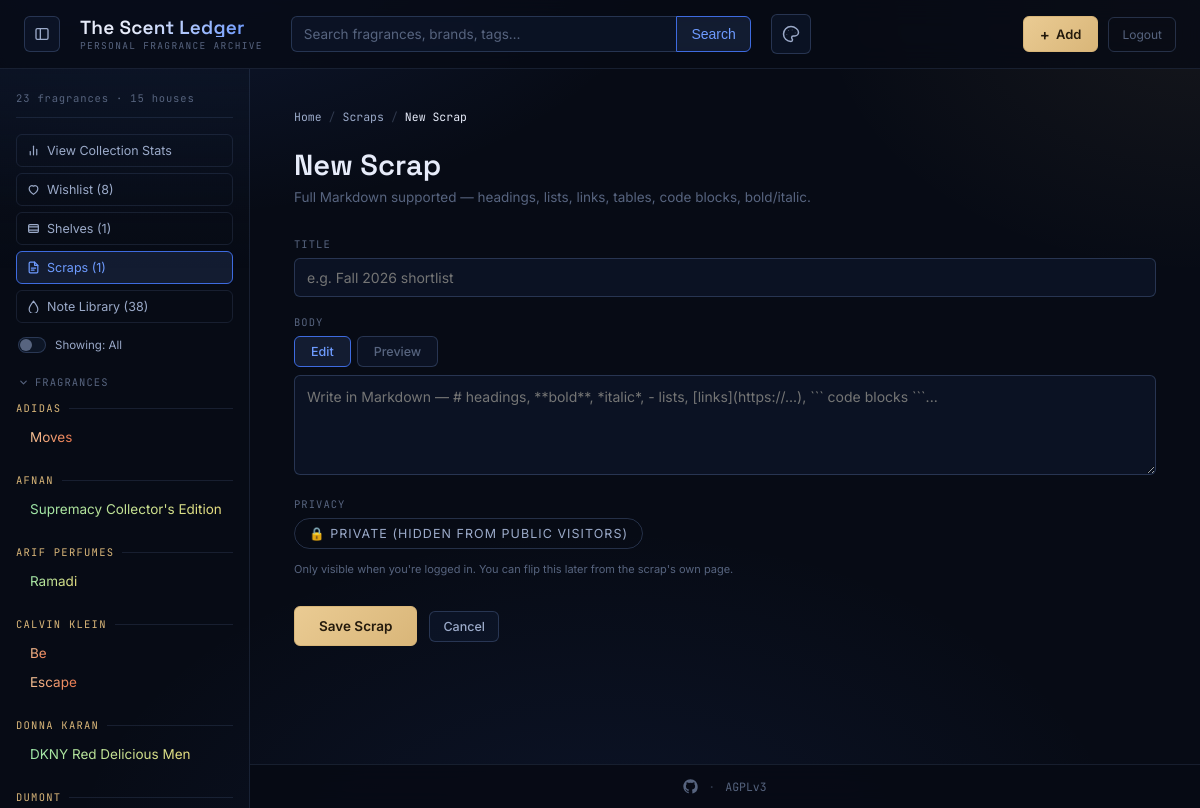
/scraps/add (signed in), run on the app's committed database.
### tables this page shows
CREATE TABLE fragrances (
    id              INTEGER PRIMARY KEY AUTOINCREMENT,
    brand           TEXT NOT NULL,
    name            TEXT NOT NULL,
    subname         TEXT,
    image_filename  TEXT,
    description     TEXT,
    daynight        TEXT,
    created_at      TEXT NOT NULL DEFAULT (datetime('now'))
, price REAL, purchase_price REAL, is_gift INTEGER NOT NULL DEFAULT 0, is_discontinued INTEGER NOT NULL DEFAULT 0, is_wishlist INTEGER NOT NULL DEFAULT 0, currently_owned INTEGER NOT NULL DEFAULT 1, gave_away INTEGER NOT NULL DEFAULT 0, bottles_owned INTEGER NOT NULL DEFAULT 1, fragrantica_url TEXT, rating INTEGER, fill_level INTEGER NOT NULL DEFAULT 100, private_notes TEXT, size_ml INTEGER);

### app.py (the view, shortened to what this page needs)
@app.route("/scraps/add", methods=["GET", "POST"])
@login_required
def add_scrap():
    if request.method == "GET":
        return render_template("scrap_form.html", mode="add", scrap=None)

### app.py (called while the page is built, shortened)
def login_required(view):
    @functools.wraps(view)
    def wrapped(*args, **kwargs):
        if not session.get("logged_in"):
            if request.method == "GET":
                return redirect(url_for("login", next=request.path))
            return redirect(url_for("login"))
        return view(*args, **kwargs)
    return wrapped

@app.context_processor
def inject_auth_state():
    return {"is_admin": bool(session.get("logged_in"))}

def get_db():
    if "db" not in g:
        g.db = sqlite3.connect(DATABASE_PATH, timeout=10)
        g.db.row_factory = sqlite3.Row
        g.db.execute("PRAGMA foreign_keys = ON")
        g.db.execute("PRAGMA busy_timeout = 5000")
    return g.db

def _get_setting(key, default=None):
    row = get_db().execute("SELECT value FROM app_settings WHERE key = ?", (key,)).fetchone()
    return row["value"] if row else default

def _get_todays_fragrance_pick():
    pick_id = _get_setting("today_frag_id")
    picked_at = _get_setting("today_frag_at")
    if not pick_id or not picked_at:
        return None, None
    try:
        picked_naive = datetime.strptime(picked_at.split(".")[0], "%Y-%m-%d %H:%M:%S")
    except (ValueError, TypeError):
        return None, None
    tz_name = _get_setting("timezone", "Etc/UTC") or "Etc/UTC"
    try:
        tz = ZoneInfo(tz_name)
    except (ZoneInfoNotFoundError, ValueError):
        tz = ZoneInfo("UTC")
    picked_local_date = picked_naive.replace(tzinfo=ZoneInfo("UTC")).astimezone(tz).date()
    today_local_date = datetime.now(tz).date()
    day_diff = (today_local_date - picked_local_date).days
    if day_diff == 0:
        label = "Today's Fragrance"
    elif day_diff == 1:
        label = "Yesterday's Fragrance"
    else:
        return None, None

def _season_color_group(season_csv):
    seasons = set((season_csv or "").split(","))
    seasons.discard("")
    has_warm = bool(seasons & {"Spring", "Summer"})
    has_cool = bool(seasons & {"Fall", "Winter"})
    if has_warm and has_cool:
        return "year-round"
    if has_warm:
        return "warm"
    if has_cool:
        return "cool"
    return None

### templates/scrap_form.html (shortened to what this page needs)
{% extends "base.html" %}
{% set s = scrap or {} %}
{% block breadcrumbs %}
  <span class="breadcrumb-sep">/</span><a href="{{ url_for('scraps_list') }}">Scraps</a>
  {% if mode == 'edit' %}
    <span class="breadcrumb-sep">/</span><a href="{{ url_for('scrap_detail', scrap_id=s['id']) }}">{{ s['title'] }}</a>
    <span class="breadcrumb-sep">/</span><span class="breadcrumb-current">Edit</span>
  {% else %}
    <span class="breadcrumb-sep">/</span><span class="breadcrumb-current">New Scrap</span>
  {% endif %}
{% endblock %}
{% block content %}
<div class="content-narrow">
  <h1 class="form-title">{{ 'Edit Scrap' if mode == 'edit' else 'New Scrap' }}</h1>
  <p class="form-hint">Full Markdown supported — headings, lists, links, tables, code blocks, bold/italic.</p>
  <form method="post" novalidate>
    <div class="field">
      <label for="fScrapTitle">Title</label>
      <input type="text" id="fScrapTitle" name="title" placeholder="e.g. Fall 2026 shortlist" value="{{ s.get('title', '') }}">
    </div>
    <div class="field">
      <label>Body</label>
      <div class="scrap-editor-tabs">
        <button type="button" class="scrap-tab active" id="scrapTabEdit" onclick="showScrapTab('edit')">Edit</button>
        <button type="button" class="scrap-tab" id="scrapTabPreview" onclick="showScrapTab('preview')">Preview</button>
      </div>
      <textarea id="fScrapBody" name="body_markdown" class="scrap-editor-textarea"
                placeholder="Write in Markdown — # headings, **bold**, *italic*, - lists, [links](https://...), &#96;&#96;&#96; code blocks &#96;&#96;&#96;...">{{ s.get('body_markdown', '') }}</textarea>
    </div>
    <div class="field">
      <label>Privacy</label>
      <div class="checkbox-row">
        <label class="pill-check">
          <span>🔒 Private (hidden from public visitors)</span>
        </label>
      </div>
      <div class="field-note">Only visible when you're logged in. You can flip this later from the scrap's own page.</div>
    </div>
    <div class="form-actions">
      <button type="submit" class="btn-primary">{{ 'Save Changes' if mode == 'edit' else 'Save Scrap' }}</button>
      <a class="btn-ghost" href="{{ url_for('scrap_detail', scrap_id=s['id']) if mode == 'edit' else url_for('scraps_list') }}" style="display:inline-block;">Cancel</a>
    </div>
  </form>
</div>
{% endblock %}

### templates/base.html (shortened to what this page needs)
<!DOCTYPE html>
<html lang="en">
<head>
<link rel="stylesheet" href="{{ url_for('static', filename='style.css') }}">
<link rel="stylesheet" href="https://cdnjs.cloudflare.com/ajax/libs/font-awesome/6.5.2/css/all.min.css">
</head>
<body>
<header class="site-header">
  <button class="sidebar-collapse-toggle" id="sidebarCollapseToggle" aria-label="Toggle sidebar" title="Toggle sidebar">
    <svg width="16" height="16" viewBox="0 0 24 24" fill="none" stroke="currentColor" stroke-width="2" stroke-linecap="round" stroke-linejoin="round">
      <rect x="3" y="4" width="18" height="16" rx="2"></rect>
      <line x1="9.5" y1="4" x2="9.5" y2="20"></line>
    </svg>
  </button>
  <a class="brand-mark" href="{{ url_for('home') }}" style="cursor:pointer;">
    <div class="title">The Scent Ledger</div>
    <div class="sub">Personal Fragrance Archive</div>
  </a>
  <form class="search-form" action="{{ url_for('search') }}" method="get">
    <input type="text" name="q" placeholder="Search fragrances, brands, tags…" autocomplete="off" value="{{ request.args.get('q', '') }}">
    <button type="submit">Search</button>
  </form>
  <div class="theme-switcher">
    <button type="button" class="theme-switcher-toggle" onclick="toggleThemeMenu()" aria-label="Change theme" title="Change theme">
    </button>
  </div>
  {% if is_admin %}
    <div class="header-admin-actions">
      <div class="quick-add-menu">
        <button type="button" class="quick-add-toggle" onclick="toggleQuickAddMenu()" aria-label="Add new" title="Add new">
          <span class="add-btn-plus">+</span><span class="add-btn-label">Add</span>
        </button>
      </div>
      <form method="post" action="{{ url_for('logout') }}">
        <button type="submit" class="logout-btn">Logout</button>
      </form>
    </div>
  {% else %}
    <a class="login-link" href="{{ url_for('login', next=request.path) }}">Admin Login</a>
  {% endif %}
</header>
<div class="shell">
  <aside class="sidebar" id="sidebar">
    {% if sidebar_total == 0 %}
      <div class="sidebar-count">0 fragrances</div>
    {% else %}
      <div class="sidebar-count">{{ sidebar_total }} fragrance{{ 's' if sidebar_total != 1 else '' }} · {{ sidebar_brand_count }} house{{ 's' if sidebar_brand_count != 1 else '' }}</div>
    {% endif %}
    <a href="{{ url_for('stats') }}" class="sidebar-stats-link {{ 'active' if request.path == '/stats' else '' }}">
      <svg width="13" height="13" viewBox="0 0 24 24" fill="none" stroke="currentColor" stroke-width="2.2" stroke-linecap="round" stroke-linejoin="round">
        <line x1="18" y1="20" x2="18" y2="10"></line>
        <line x1="12" y1="20" x2="12" y2="4"></line>
        <line x1="6" y1="20" x2="6" y2="14"></line>
      </svg>
      View Collection Stats
    </a>
    <a href="{{ url_for('wishlist') }}" class="sidebar-stats-link {{ 'active' if request.path == '/wishlist' else '' }}">
      <svg width="13" height="13" viewBox="0 0 24 24" fill="none" stroke="currentColor" stroke-width="2.2" stroke-linecap="round" stroke-linejoin="round">
        <path d="M12 21s-8-5.5-8-11a5 5 0 0 1 8-4 5 5 0 0 1 8 4c0 5.5-8 11-8 11z"></path>
      </svg>
      Wishlist{% if wishlist_count %} ({{ wishlist_count }}){% endif %}
    </a>
    <a href="{{ url_for('shelves_list') }}" class="sidebar-stats-link {{ 'active' if request.path.startswith('/shelves') else '' }}">
      <svg width="13" height="13" viewBox="0 0 24 24" fill="none" stroke="currentColor" stroke-width="2.2" stroke-linecap="round" stroke-linejoin="round">
        <path d="M3 9h18M3 15h18M5 5h14a2 2 0 0 1 2 2v10a2 2 0 0 1-2 2H5a2 2 0 0 1-2-2V7a2 2 0 0 1 2-2z"></path>
      </svg>
      Shelves{% if shelves_count %} ({{ shelves_count }}){% endif %}
    </a>
    <a href="{{ url_for('scraps_list') }}" class="sidebar-stats-link {{ 'active' if request.path.startswith('/scraps') else '' }}">
      Scraps{% if scraps_count %} ({{ scraps_count }}){% endif %}
    </a>
    {% if is_admin %}
      <a href="{{ url_for('notes_library') }}" class="sidebar-stats-link {{ 'active' if request.path == '/notes' else '' }}">
        <svg width="13" height="13" viewBox="0 0 24 24" fill="none" stroke="currentColor" stroke-width="2.2" stroke-linecap="round" stroke-linejoin="round">
          <path d="M12 2C12 2 4 12 4 17a8 8 0 0 0 16 0c0-5-8-15-8-15z"></path>
        </svg>
        Note Library{% if missing_notes_count %} ({{ missing_notes_count }}){% endif %}
      </a>
    {% endif %}
    {% if sidebar_total_unfiltered == 0 %}
      <div class="sidebar-empty">{{ 'Your collection is empty. Use “+ Add Fragrance” to catalog your first bottle.' if is_admin else 'This collection is empty.' }}</div>
    {% else %}
      <a href="{{ url_for('toggle_owned_filter', next=request.path) }}" class="owned-toggle">
        <span class="owned-toggle-switch {{ 'on' if sidebar_owned_only else '' }}"><span class="owned-toggle-dot"></span></span>
        <span class="owned-toggle-label">{{ 'Showing: Owned only' if sidebar_owned_only else 'Showing: All' }}</span>
      </a>
      <button type="button" class="sidebar-list-toggle" id="sidebarListToggle">
        <svg class="sidebar-list-chevron" width="11" height="11" viewBox="0 0 24 24" fill="none" stroke="currentColor" stroke-width="2.5" stroke-linecap="round" stroke-linejoin="round">
          <polyline points="6 9 12 15 18 9"></polyline>
        </svg>
        Fragrances
      </button>
      <div class="sidebar-fragrance-list" id="sidebarFragranceList">
        {% if sidebar_total == 0 %}
          <div class="sidebar-empty">Nothing currently owned. Toggle above to see everything.</div>
        {% else %}
          {% for brand, items in sidebar_groups %}
            <div class="brand-group">
              <div class="bg-label">{{ brand }}</div>
              <ul>
                {% for item in items %}
                  <li>
                    <a href="{{ url_for('detail', fragrance_id=item['id']) }}"
                       class="{{ 'active' if current_id is defined and current_id == item['id'] else '' }}">
                      <span class="{{ 'season-tint-' + item['season_group'] if item['season_group'] else '' }}">{{ item['name'] }}</span>
                  </a>
                  </li>
                {% endfor %}
              </ul>
            </div>
          {% endfor %}
        {% endif %}
      </div>
    {% endif %}
  </aside>
  <main class="content">
    <nav class="breadcrumbs" aria-label="Breadcrumb">
      {% if request.path == '/' %}
        <span class="breadcrumb-current">Home</span>
      {% else %}
        <a href="{{ url_for('home') }}">Home</a>
      {% endif %}
      {% block breadcrumbs %}{% endblock %}
    </nav>
    {% block content %}{% endblock %}
  </main>
</div>
<footer class="site-footer">
  <a href="https://github.com/hxck/scent-ledger" target="_blank" rel="noopener noreferrer" class="footer-link" aria-label="GitHub repository">
  </a>
  <span class="footer-sep">·</span>
  <a href="https://www.gnu.org/licenses/agpl-3.0.html" target="_blank" rel="noopener noreferrer" class="footer-link">AGPLv3</a>
</footer>
</body>
</html>

### data on the page
fragrances: brand "ADIDAS", name "Moves"
fragrances: brand "AFNAN", name "Supremacy Collector's Edition"
fragrances: brand "ARIF PERFUMES", name "Ramadi"
fragrances: brand "CALVIN KLEIN", name "Be"
fragrances: name "Escape"
fragrances: brand "DONNA KARAN", name "DKNY Red Delicious Men"
fragrances: brand "DUMONT"

### other printed values
{{ sidebar_total }} "23"
{{ 's' if sidebar_total != 1 else '' }} "s"
{{ sidebar_brand_count }} "15"
{{ 's' if sidebar_brand_count != 1 else '' }} "s"
{{ wishlist_count }} "8"
{{ shelves_count }} "1"
{{ scraps_count }} "1"
{{ missing_notes_count }} "38"
{{ 'Showing: Owned only' if sidebar_owned_only else 'Showing: All' }} "Showing: All"
{{ 'Edit Scrap' if mode == 'edit' else 'New Scrap' }} "New Scrap"
{{ 'Save Changes' if mode == 'edit' else 'Save Scrap' }} "Save Scrap"
